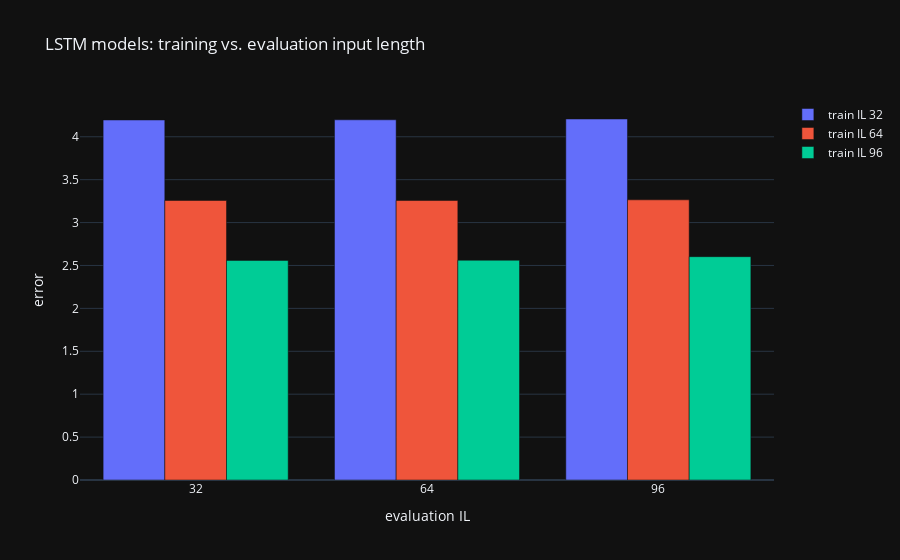

The cell this chart's notebook holds for it:
### Code cell
df_LSTM_IL = pl.read_csv(os.path.join("log", "selection", "iLSTM_df.csv"))

fig = go.Figure()

for col in df_LSTM_IL.drop("eval IL").columns:
    fig.add_trace(go.Bar(x=df_LSTM_IL["eval IL"], y=df_LSTM_IL[col], name=col))

fig.update_layout(
    title="LSTM models: training vs. evaluation input length",
    xaxis_title="evaluation IL",
    yaxis_title="error",
)

fig.show()

### Figure 1 — Plotly figure (JSON) as saved in the notebook; plotly's stock layout.template omitted (floating-point values rounded to 4 significant figures)
{"data": [{"name": "train IL 32", "type": "bar", "x": [32, 64, 96], "y": [4.196, 4.198, 4.207]}, {"name": "train IL 64", "type": "bar", "x": [32, 64, 96], "y": [3.257, 3.257, 3.265]}, {"name": "train IL 96", "type": "bar", "x": [32, 64, 96], "y": [2.559, 2.561, 2.603]}], "layout": {"title": {"text": "LSTM models: training vs. evaluation input length"}, "xaxis": {"title": {"text": "evaluation IL"}}, "yaxis": {"title": {"text": "error"}}}}
